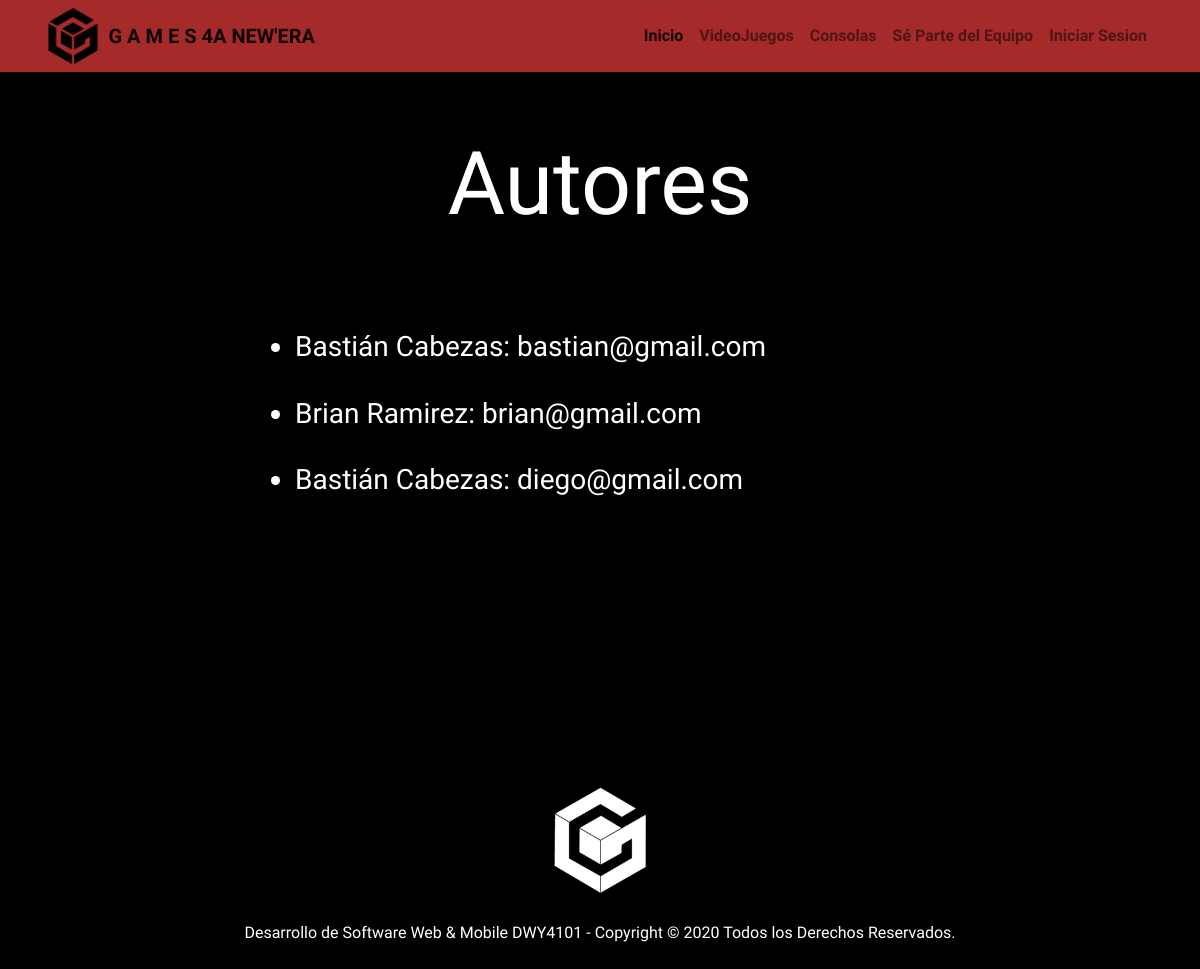
The app's page /access/autores/ (signed in), older data.
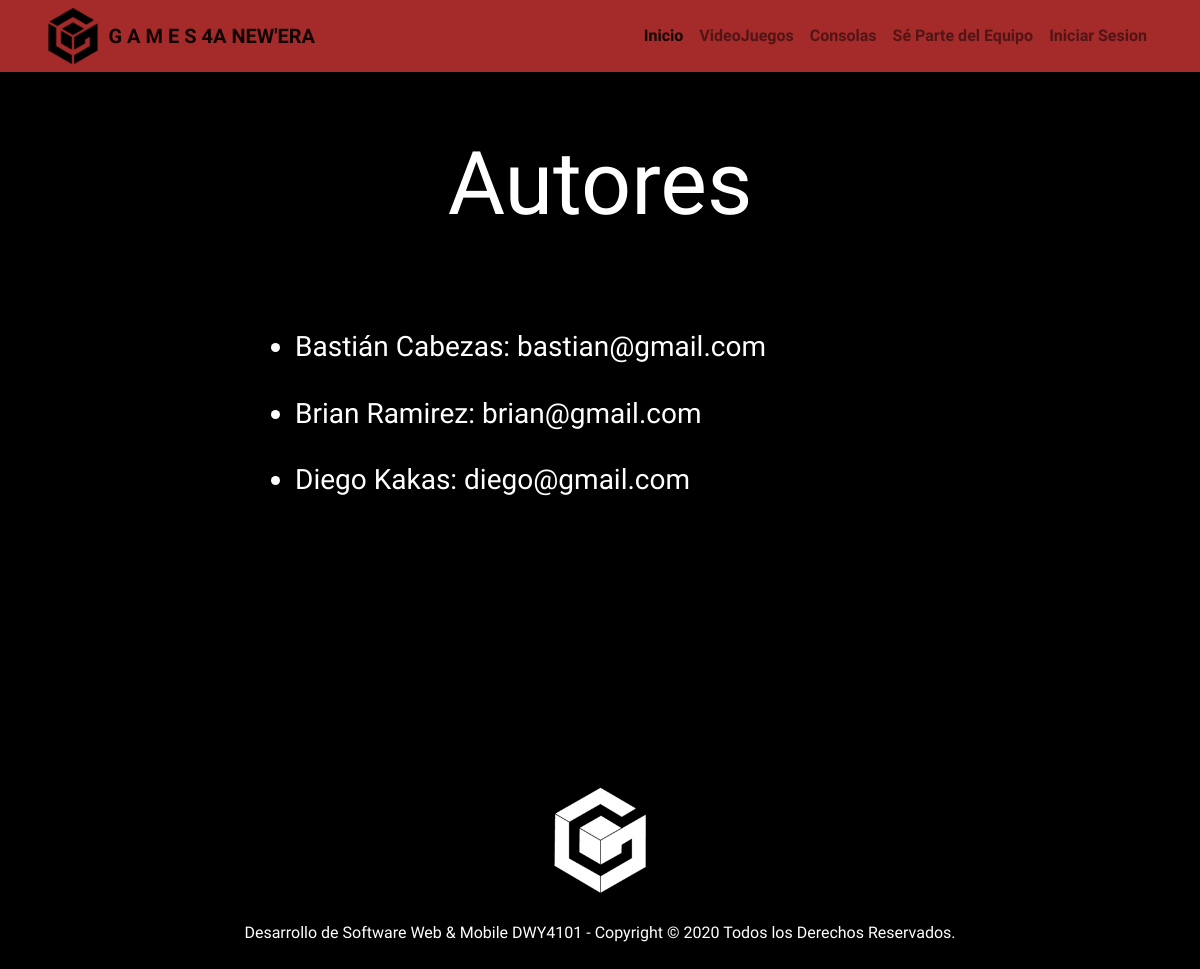
The same page, newer data.
### Admin_Noticias/models.py (models this page shows, shortened)
class Autor(models.Model):
    id_autor = models.UUIDField(primary_key = True, default = uuid.uuid4, help_text = 'Indique el ID del Autor de noticia')
    nom_autor = models.CharField(max_length = 25, help_text='Indique el nombre del Autor')
    educacion =  models.ForeignKey('NivelEducacional', on_delete = models.SET_NULL, null= True, blank=True, help_text='Indique el nivel de estudios de Autor')
    numero = models.IntegerField(blank = True, null = True, help_text='Indique el número de contacto del Autor')
    correo = models.EmailField(max_length = 50, error_messages = {"Error": "Digite un formato válido!"}, help_text='Indique el correo del Autor')
    def get_absolute_url(self):
        return reverse('autor_detail', args=[str(self.id_autor)])

### Admin_Noticias/views.py (the view)
# urls.py: path('autores/', views.AutorListView.as_view(), name='autor_list'),
class AutorListView(generic.ListView):
    model = Autor
    template_name = 'templates/admin_noticias/autor_list.html'
    paginate_by = 3

### Admin_Noticias/templates/admin_noticias/autor_list.html (shortened to what this page needs)
{% extends "base_generic.html" %}
{% block content %}
{% if user.is_authenticated  %}{% if user.is_staff %}
<div class="container">
    <div class="row justify-content-center">
        <div class="col-md-8">
            <h1 class="display-2 text-center" style="margin-top: 18%; margin-bottom: 10%;">Autores</h1>
            <form action="" method="POST">
                <div class="card-body">
                    <div class="form-group">
                        {% if autor_list %}
                        <ul style="margin-bottom: 20%;">
                            {% for autor in autor_list %}
                            <li class="h3">
                                <a href="{{ autor.get_absolute_url }}" class="titulorojo">{{autor.nom_autor}}: </a>{{autor.correo}}<hr>
                            </li>
                            {% endfor %}
                        </ul>
                        {% else %}
                        <h2 class="display-2" style="margin-bottom: 14%;">Lo sentimos, no existen Autores disponibles.</h2>
                        {% endif %}
                    </div>
                </div>
            </form>
        </div>
    </div>
</div>
{% endif %}
{% endif %}
{% endblock %}

Row changes from the older to the newer data that the page shows:
changed Autor "diego@gmail.com": nom_autor "Bastián Cabezas" → "Diego Kakas"
